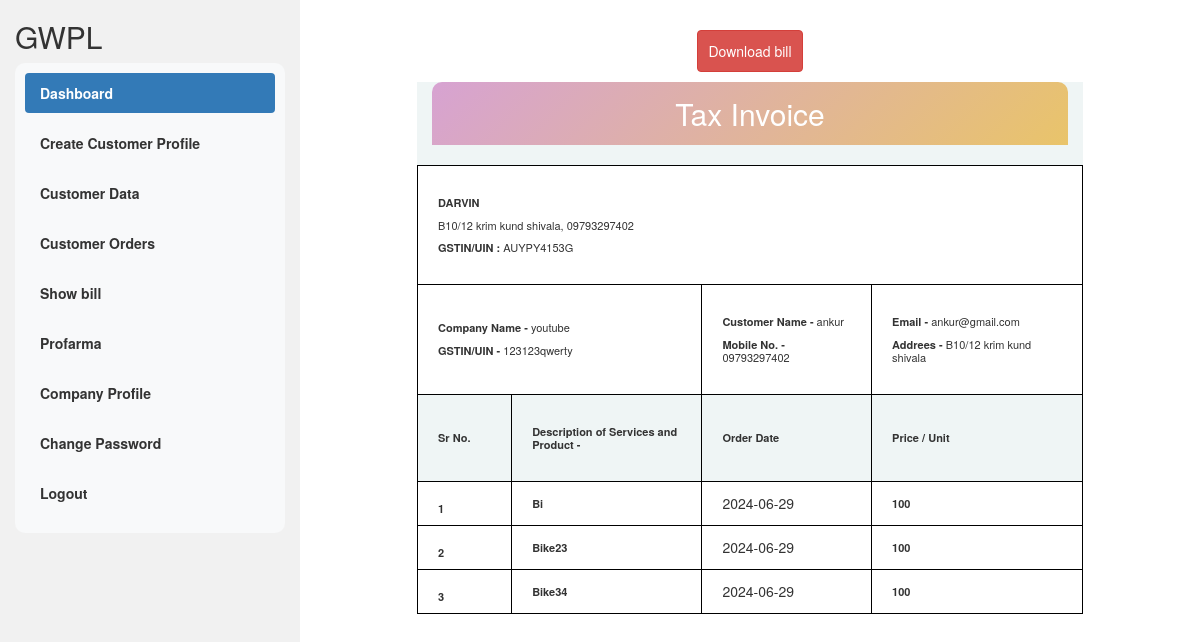
The app's page /orders.php?showid=USER-008 (signed in) with its own data.
### tables this page shows
CREATE TABLE `vendors` (
  `id` int(11) NOT NULL,
  `companyid` varchar(255) NOT NULL,
  `fullname` varchar(55) NOT NULL,
  `companyname` varchar(55) NOT NULL,
  `email` varchar(55) NOT NULL,
  `address` varchar(55) NOT NULL,
  `dataeofregistration` date NOT NULL,
  `mobile` varchar(250) NOT NULL,
  `gstnumber` varchar(250) NOT NULL,
  `account` varchar(50) NOT NULL,
  `ifsc` varchar(50) NOT NULL,
  `bank` varchar(55) NOT NULL,
  `username` varchar(55) NOT NULL,
  `password` varchar(55) NOT NULL,
  `taxpercentage` int(55) NOT NULL,
  `status` varchar(55) NOT NULL,
  `companypan` varchar(255) NOT NULL,
  `in-prefix` varchar(55) NOT NULL,
  `filepath` varchar(255) NOT NULL,
  `qr` varchar(255) NOT NULL
);

CREATE TABLE `profile` (
  `id` int(11) NOT NULL,
  `companyid` varchar(20) NOT NULL,
  `userid` varchar(20) NOT NULL,
  `customerid` varchar(255) NOT NULL,
  `name` varchar(55) NOT NULL,
  `email` varchar(100) NOT NULL,
  `phone` varchar(55) NOT NULL,
  `address` varchar(255) NOT NULL,
  `city` varchar(50) NOT NULL,
  `state` varchar(255) NOT NULL,
  `zip` varchar(10) NOT NULL,
  `companyname` varchar(50) NOT NULL,
  `industry` varchar(50) NOT NULL,
  `gst` varchar(20) NOT NULL,
  `companypan` varchar(20) NOT NULL,
  `companybank` varchar(55) NOT NULL,
  `bankifsc` varchar(20) NOT NULL
);

CREATE TABLE `bill` (
  `id` int(11) NOT NULL,
  `userid` varchar(50) NOT NULL,
  `companyid` varchar(55) NOT NULL,
  `name` varchar(255) NOT NULL,
  `customerid` varchar(255) NOT NULL,
  `phone` varchar(20) NOT NULL,
  `companyname` varchar(255) NOT NULL,
  `gst` varchar(50) NOT NULL,
  `email` varchar(255) NOT NULL,
  `address` varchar(255) NOT NULL,
  `services` varchar(100) NOT NULL,
  `hsn` varchar(255) NOT NULL,
  `invoice` int(55) NOT NULL,
  `price` varchar(50) NOT NULL,
  `modeofpayment` varchar(50) NOT NULL,
  `orderdate` varchar(10) NOT NULL,
  `quantity` int(10) NOT NULL,
  `serial` int(55) NOT NULL,
  `timestamp` timestamp(6) NOT NULL DEFAULT current_timestamp(6) ON UPDATE current_timestamp(6),
  `tax-p` int(55) NOT NULL,
  `state` varchar(255) NOT NULL
);

### orders.php (the view, shortened to what this page needs)
<?php
if(isset($_SESSION['id']) )
{
?>
<!DOCTYPE html>
<html lang="en">
<head>
  <link rel="stylesheet" href="https://maxcdn.bootstrapcdn.com/bootstrap/3.4.1/css/bootstrap.min.css">
</head>
<body>
<div class="container-fluid"style="height: 800px;">
  <div class="row content" style="height:100%;">
    <div class="col-sm-3 sidenav hidden-xs">
      <h2>GWPL</h2>
      <?php
      include('menu.php');
      ?><br>
    </div>
    <br>
    <div class="col-sm-9">
    <div class="container" style=" width:80%;">
          <center>  <div>
            <a href="" class="btn btn-danger" style="margin: 10px; padding:10px;"  onclick="printDiv('content')" > Download bill</a>
            </div>
          </center>
      </div>
       <div class="container"  id="content" style=" width:80%;" >
        <table border="1px">
                         <tr style="border:none;">
                     <div class="col-md-12" style="background:#eff5f5;">
            <center><h2 style=" background: linear-gradient(135deg, #B4A7, #E9C46A);
    color: white;
    padding: 15px 20px;
    border-radius: 10px 10px 0 0;
    margin-top: 0;
    text-align: center;"> Tax Invoice<h2></center>
        </div>
          </tr>
                            <tr style="">
                  <td colspan="4" width="50%" style="border-right:1px solid grey; border-top:none;border-left:none; padding:20px;">
                              <?php
                                  include("connection.php");
                    $companyid=$_SESSION['companyid'];
                                    $u="SELECT * FROM `vendors` WHERE `companyid`='$companyid'";
                                    $v=mysqli_query($conn,$u);
                                    $w= mysqli_fetch_assoc($v);
                              ?>
                                <h4 style="font-size:11px"> <Strong><?php echo $w['companyname'];?> </Strong></h4>
                                <h4 style="font-size:11px"> <?php echo $w['address'];?>, <?php echo $w['mobile'];?></h4>
                                <h4 style="font-size:11px"> <Strong>GSTIN/UIN :  </Strong><?php echo $w['gstnumber'];?></h4>
                 </td>
              </tr>
                             <tr style="border:none;">
                        <td colspan="2" style="border-top:none; border-left:none; border-right:1px solid grey;padding:20px;">
                                  <?php
                                  include("connection.php");
                                  $val=$_GET['showid'];
                                  $a="SELECT * FROM `profile` WHERE `userid`='$val'";
                                  $b=mysqli_query($conn,$a);
                                      $c= mysqli_fetch_assoc($b);
                                  ?>
                                  <h4 style="font-size:11px"> <Strong>Company Name - </Strong><?php  echo $c['companyname'];?></h4>
                                  <h4 style="font-size:11px"> <Strong>GSTIN/UIN - </Strong><?php echo $c['gst'];?></h4>
                        </td >
                        <td style=" border-right:1px solid grey; border-left:none;border-top:none; padding:20px;">
                        <h4 style="font-size:11px"> <Strong>Customer Name - </Strong><?php echo $c['name'];?></h4>
                                <h4 style="font-size:11px"> <Strong>Mobile No. - </Strong><?php echo $c['phone'];?></h4>
                        </td>
                            <td width="230px" style="border:none; padding :20px;">
                                <h4 style="font-size:11px"> <Strong>Email - </Strong><?php echo $c['email'];?></h4>
                                <h4 style="font-size:11px"> <Strong>Addrees - </Strong><?php echo $c['address'];?></h4>
                            </td>
                         </tr>
                            <tr style=" border-top:none;border-left:none;background:#eff5f5">
                            <td style="border-left:none;  padding:20px; border-right:1px solid grey;"><h4 style="font-size:11px;text-align:left"> <Strong> Sr No. </Strong></h4></td>
                            <td style="border-left:none; padding:20px;"> <h4 style="font-size:11px;text-align:left"> <Strong> Description of Services and Product - </Strong></h4> </td>
                            <td style="border-left:none; padding:20px;"> <h4 style="font-size:11px;text-align:left"> <Strong>Order Date</Strong></h4></td>
                            <td style="border-left:none; border-right:none; padding:20px"> <h4 style="font-size:11px;text-align:left"> <Strong>Price / Unit  </Strong></h4></td>
              </tr>
              <?php
        include('connection.php');
        if(isset($_GET['showid']))
        {
            $userid=$_GET['showid'];
            $i=1;
            $x = "SELECT * FROM `bill` WHERE `userid` = '$userid' ";
            $y=mysqli_query($conn,$x);
              foreach($y as $res){
        ?>
                             <tr style="border:none; ">
                        <td width="100px" style="border:none; border-right:1px solid grey; padding-left:20px;padding-top:10px;">
                              <h4 style="font-size:11px"><strong><?php echo $i ;?></strong></h4>
                        </td>
                        <td style="border:none; border-right:1px solid grey;padding-left:20px">
                            <h4 style="font-size:11px">
                              <strong>
                                  <?Php
                                    echo ucfirst( $res['services']);
                                  ?>
                               </strong>
                            </h4>
                        </td>
                        <td style="border:none;border-right:1px solid grey;padding-left:20px"> <?php echo $res['orderdate']?></td>
                        <td style="border:none;padding-left:20px">
                              <h4 style="font-size:11px"> <strong><?Php
                                 echo $res['price'];
                                    ?>
                                    </h4></strong></div>
                                        <?php
                                        $i++;
                                        }
                               }
                                        ?>
                              </div>
       <br>
</body>
</html>
  <?php
        }
else{
    echo "please login to Continue";
    header("Location:index.php");
}
?>

### orders.php (style rules this page uses)
.row.content { height: 550px }
.sidenav { background-color: #f1f1f1; height: 100%; }
table { border-collapse: collapse !important; width: 100%; }
th, td { border: 1px solid #000 !important; padding-left: 20px !important; text-align: left; }

### records on screen
vendors: companyname "DARVIN", address "B10/12 krim kund shivala", mobile "09793297402", gstnumber "AUYPY4153G"
profile: companyname "youtube", gst "123123qwerty", name "ankur", phone "09793297402", email "ankur@gmail.com", address "B10/12 krim kund shivala"
bill: services "Bi", orderdate "2024-06-29", price "100"
bill: services "Bike23", orderdate "2024-06-29", price "100"
bill: services "Bike34", orderdate "2024-06-29", price "100"
